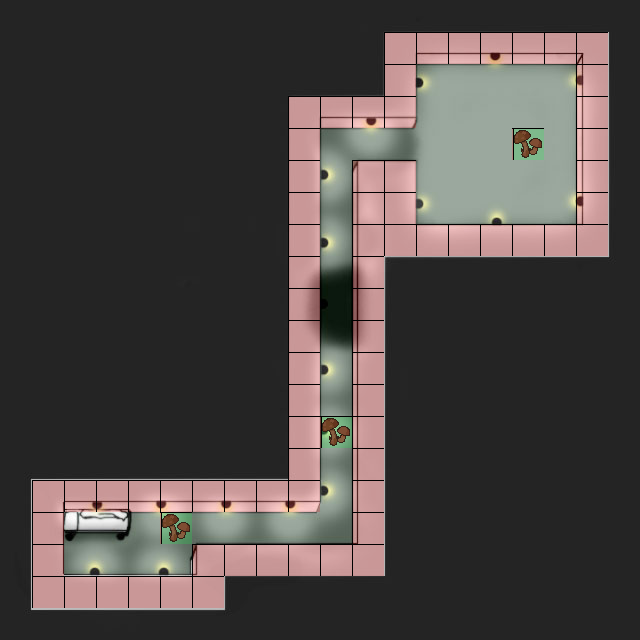

Tiled map render using the project's own tile images. Description and the map definition, with tile-layer contents summarised, below:
An orthogonal 20x20 tile map with 32x32 px tiles, 3 tile layers (Background, SpecialTiles, Mushroom), 3 tilesets.

<map version="1.0" orientation="orthogonal" width="20" height="20" tilewidth="32" tileheight="32">
 <tileset firstgid="1" name="lightsdonefirstmaph2t" tilewidth="32" tileheight="32">
  <image source="lightsdonefirstmaph2t.jpg" width="640" height="640" />
 </tileset>
 <tileset firstgid="401" name="meta_tiles" tilewidth="32" tileheight="32">
  <image source="meta_tiles.png" width="67" height="34" />
  <tile id="0">
   <properties>
    <property name="Collidable" value="True" />
   </properties>
  </tile>
  <tile id="1">
   <properties>
    <property name="Collectable" value="True" />
   </properties>
  </tile>
 </tileset>
 <tileset firstgid="403" name="terrain_atlas" tilewidth="32" tileheight="32">
  <image source="terrain_atlas.png" width="1024" height="1024" />
 </tileset>
 <layer name="Background" width="20" height="20">
  <data>[400 cells, 400 non-empty, 400 distinct tile ids]</data>
 </layer>
 <layer name="SpecialTiles" width="20" height="20">
  <data>[400 cells, 75 non-empty, 2 distinct tile ids]</data>
 </layer>
 <layer name="Mushroom" width="20" height="20">
  <data>[400 cells, 3 non-empty, 1 distinct tile ids]</data>
 </layer>
</map>
